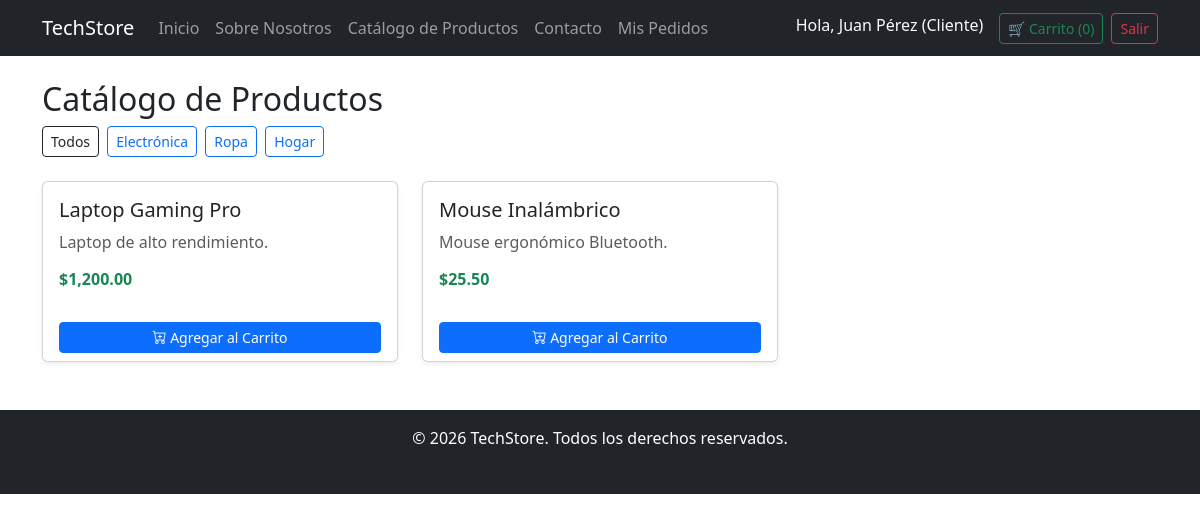
Screenshot of /catalogo.php (signed in) with the database file from the repository.
### tables this page shows
CREATE TABLE IF NOT EXISTS categorias (
    id INT AUTO_INCREMENT PRIMARY KEY,
    nombre VARCHAR(100) NOT NULL
);

CREATE TABLE IF NOT EXISTS productos (
    id INT AUTO_INCREMENT PRIMARY KEY,
    nombre VARCHAR(150) NOT NULL,
    precio DECIMAL(10, 2) NOT NULL,
    imagen VARCHAR(255) DEFAULT 'default.jpg',
    descripcion TEXT,
    categoria_id INT,
    FOREIGN KEY (categoria_id) REFERENCES categorias(id) ON DELETE SET NULL
);

### catalogo.php (the view, shortened to what this page needs)
<?php
require_once 'config/db.php';
$cat_stmt = $pdo->query("SELECT * FROM categorias");
$categorias = $cat_stmt->fetchAll();
$categoria_id = isset($_GET['cat']) ? (int)$_GET['cat'] : 0;
if ($categoria_id > 0) {
    $prod_stmt = $pdo->prepare("SELECT * FROM productos WHERE categoria_id = ?");
    $prod_stmt->execute([$categoria_id]);
} else {
    $prod_stmt = $pdo->query("SELECT * FROM productos");
}
$productos = $prod_stmt->fetchAll();
include 'includes/header.php';
?>
<h2>Catálogo de Productos</h2>
<div class="mb-4">
    <a href="catalogo.php" class="btn btn-outline-dark btn-sm me-1">Todos</a>
    <?php foreach ($categorias as $cat): ?>
        <a href="catalogo.php?cat=<?= $cat['id'] ?>" class="btn btn-outline-primary btn-sm me-1">
            <?= htmlspecialchars($cat['nombre']) ?>
        </a>
    <?php endforeach; ?>
</div>
<div class="row">
    <?php foreach ($productos as $prod): ?>
        <div class="col-md-4 mb-4">
            <div class="card h-100 shadow-sm">
                <div class="card-body">
                    <h5 class="card-title"><?= htmlspecialchars($prod['nombre']) ?></h5>
                    <p class="card-text text-muted"><?= htmlspecialchars($prod['descripcion']) ?></p>
                    <h6 class="text-success fw-bold">$<?= number_format($prod['precio'], 2) ?></h6>
                </div>
                <div class="card-footer bg-white border-0">
                    <form action="agregar_carrito.php" method="POST">
                        <button type="submit" class="btn btn-sm btn-primary w-100">
                            <i class="bi bi-cart-plus"></i> Agregar al Carrito
                        </button>
                    </form>
                </div>
            </div>
        </div>
    <?php endforeach; ?>
</div>
<?php include 'includes/footer.php'; ?>

### rows the page displays
categorias: nombre "Electrónica"
categorias: nombre "Ropa"
categorias: nombre "Hogar"
productos: nombre "Laptop Gaming Pro", descripcion "Laptop de alto rendimiento.", precio "1,200.00"
productos: nombre "Mouse Inalámbrico", descripcion "Mouse ergonómico Bluetooth.", precio "25.50"

### other values shown
$_SESSION['user_nombre'] "Juan Pérez"
$_SESSION['user_rol'] "Cliente"
